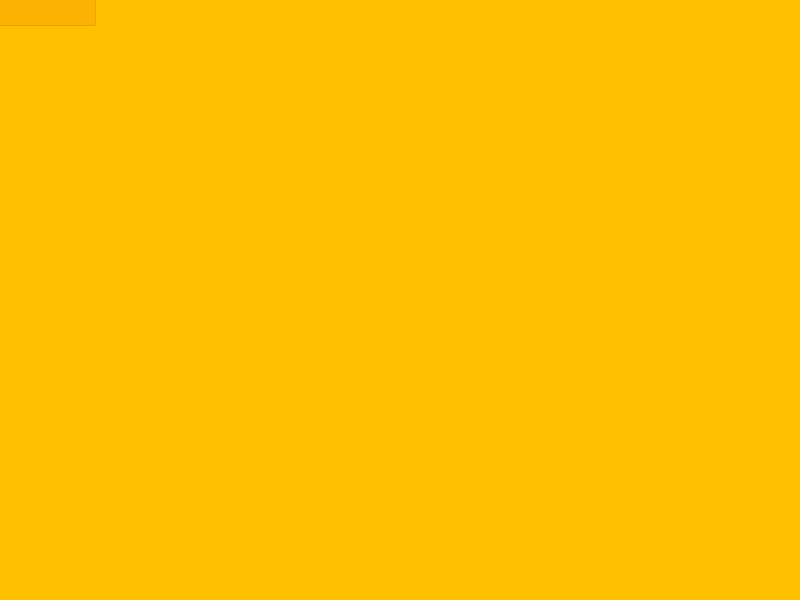
Frame 1 (no input)
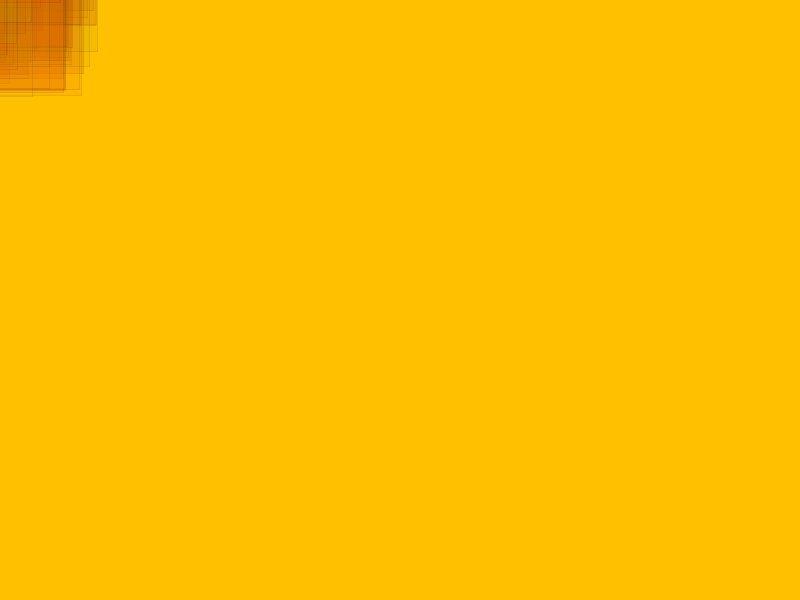
Frame 60 (the mouse pressed at the canvas centre just before this capture)
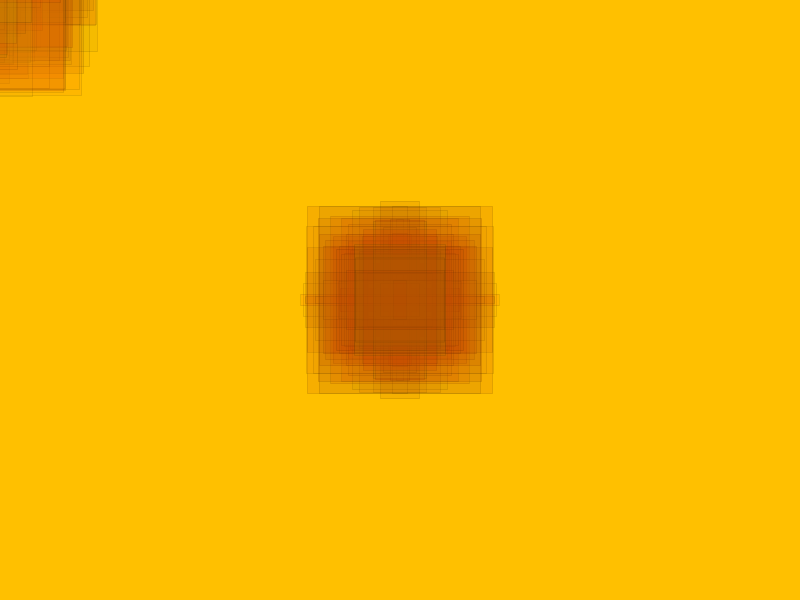
Frame 120 (the mouse held since frame 60 and released just before this capture)

The Processing sketch that drew these frames (run headless with seeded random() and noise(); from frame 60 on, the mouse is pressed at the canvas centre):

// Processing sketch: D_dreammachine
// ── D_dreammachine.pde

// myfirstsketch : draw a white square where my mouse is
// groovy

// at the top of the sketch
float r, g, b, w, h; // GLOBAL variables

// this runs when i hit play
void setup()
{
  size(800, 600); // sets up the size of the canvas
  
  background(255, 192, 0);
  
  // draw rectangles where coordinates are the center, not the edge:
  rectMode(CENTER); 
  
}

// this runs every frame
void draw()
{
    
    
  // these are variables:
  r = random(128, 255);
  g = random(0, 192);
  b = 0;
  
  w = random(5, 200);
  h = random(5, 200);
  
  // set a more interesting color
  fill(r, g, b, 25); // Red, Green, Blue, (Alpha)
  stroke(0, 0, 0, 25);

  rect(mouseX, mouseY, w, h); // x, y, w, h
}

// this runs when i pick up a key on the keyboard
void keyReleased()
{
  if(key==' ') background(255, 192, 0);
  
}
